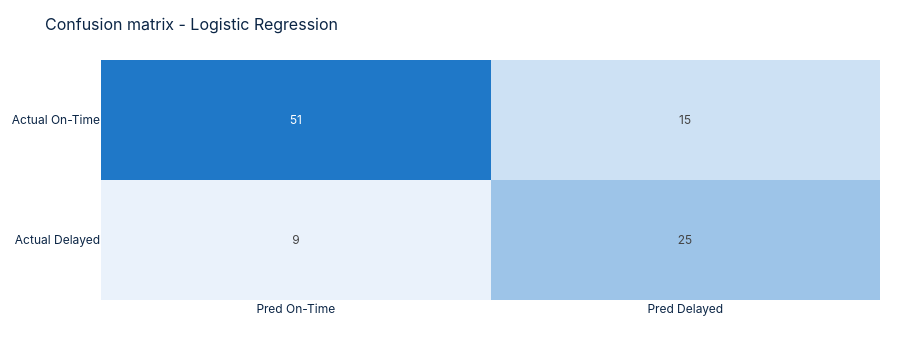
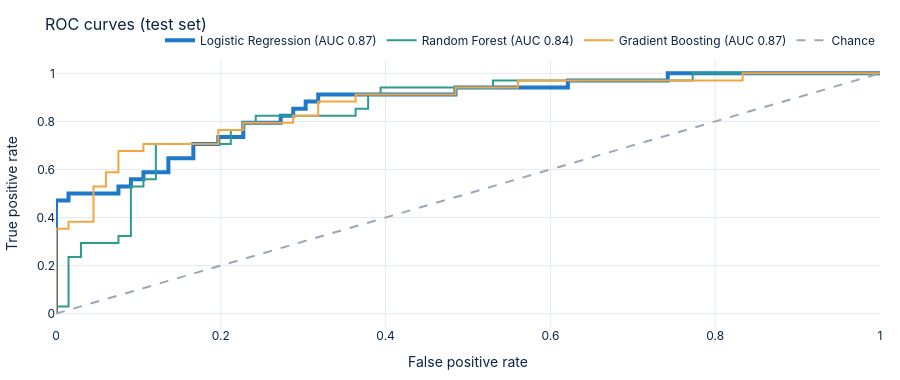
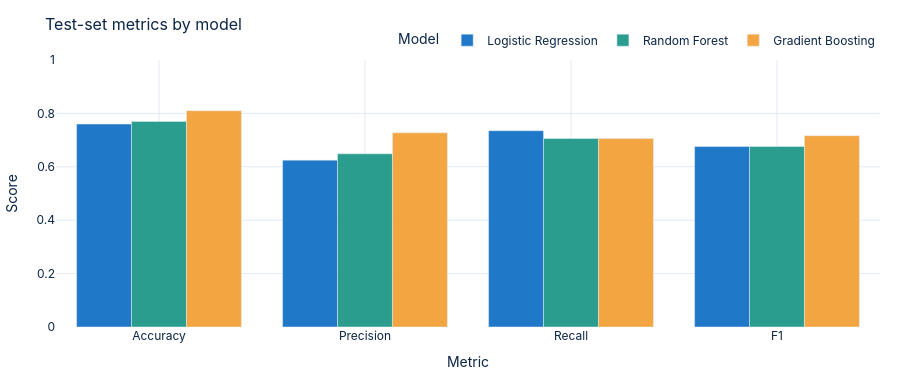

Write notebook code for charts like these, in order.
### Markdown cell above
### Confusion matrix and ROC curves (test set)

### Code cell
confusion_matrix_chart(results[best_name]["test"]["confusion_matrix"], f"Confusion matrix - {best_name}").show()
roc_chart(metrics, highlight=best_name).show()
model_comparison_chart(metrics).show()

### Figure 1 — Plotly figure (JSON) as saved in the notebook; plotly's stock layout.template omitted (floating-point values rounded to 4 significant figures)
{"data": [{"coloraxis": "coloraxis", "hovertemplate": "x: %{x}<br>y: %{y}<br>color: %{z}<extra></extra>", "name": "0", "texttemplate": "%{z}", "type": "heatmap", "x": ["Pred On-Time", "Pred Delayed"], "xaxis": "x", "y": ["Actual On-Time", "Actual Delayed"], "yaxis": "y", "z": [[51, 15], [9, 25]]}], "layout": {"coloraxis": {"autocolorscale": false, "colorscale": [[0.0, "#EAF2FB"], [1.0, "#1F78C8"]], "showscale": false}, "font": {"color": "#0B2545", "family": "Inter, Segoe UI, Arial, sans-serif"}, "height": 340, "legend": {"orientation": "h", "x": 1, "xanchor": "right", "y": 1.02, "yanchor": "bottom"}, "margin": {"b": 40, "l": 30, "r": 20, "t": 60}, "paper_bgcolor": "white", "plot_bgcolor": "white", "title": {"font": {"color": "#0B2545", "size": 16}, "text": "Confusion matrix - Logistic Regression"}, "xaxis": {"anchor": "y", "domain": [0.0, 1.0], "gridcolor": "#E3EAF3", "zeroline": false}, "yaxis": {"anchor": "x", "autorange": "reversed", "domain": [0.0, 1.0], "gridcolor": "#E3EAF3", "zeroline": false}}}

### Figure 2 — Plotly figure (JSON) as saved in the notebook; plotly's stock layout.template omitted (floating-point values rounded to 4 significant figures)
{"data": [{"line": {"color": "#1F78C8", "width": 4}, "mode": "lines", "name": "Logistic Regression (AUC 0.87)", "type": "scatter", "x": [0.0, 0.0, 0.0, 0.0152, 0.0152, 0.0758, 0.0758, 0.0909, 0.0909, 0.1061, 0.1061, 0.1364, 0.1364, 0.1667, 0.1667, 0.197, 0.197, 0.2273, 0.2273, 0.2727, 0.2727, 0.2879, 0.2879, 0.303, 0.303, 0.3182, 0.3182, 0.4848, 0.4848, 0.6212, 0.6212, 0.7424, 0.7424, 1.0], "y": [0.0, 0.0294, 0.4706, 0.4706, 0.5, 0.5, 0.5294, 0.5294, 0.5588, 0.5588, 0.5882, 0.5882, 0.6471, 0.6471, 0.7059, 0.7059, 0.7353, 0.7353, 0.7941, 0.7941, 0.8235, 0.8235, 0.8529, 0.8529, 0.8824, 0.8824, 0.9118, 0.9118, 0.9412, 0.9412, 0.9706, 0.9706, 1.0, 1.0]}, {"line": {"color": "#2A9D8F", "width": 2}, "mode": "lines", "name": "Random Forest (AUC 0.84)", "type": "scatter", "x": [0.0, 0.0, 0.0152, 0.0152, 0.0303, 0.0303, 0.0758, 0.0758, 0.0909, 0.0909, 0.1061, 0.1061, 0.1212, 0.1212, 0.2121, 0.2121, 0.2273, 0.2273, 0.2424, 0.2424, 0.3636, 0.3636, 0.3788, 0.3788, 0.3939, 0.3939, 0.5303, 0.5303, 0.7727, 0.7727, 1.0], "y": [0.0, 0.0294, 0.0294, 0.2353, 0.2353, 0.2941, 0.2941, 0.3235, 0.3235, 0.5294, 0.5294, 0.5588, 0.5588, 0.7059, 0.7059, 0.7647, 0.7647, 0.7941, 0.7941, 0.8235, 0.8235, 0.8529, 0.8529, 0.9118, 0.9118, 0.9412, 0.9412, 0.9706, 0.9706, 1.0, 1.0]}, {"line": {"color": "#F2A541", "width": 2}, "mode": "lines", "name": "Gradient Boosting (AUC 0.87)", "type": "scatter", "x": [0.0, 0.0, 0.0, 0.0152, 0.0152, 0.0455, 0.0455, 0.0606, 0.0606, 0.0758, 0.0758, 0.1061, 0.1061, 0.197, 0.197, 0.2273, 0.2273, 0.2879, 0.2879, 0.3182, 0.3182, 0.3636, 0.3636, 0.4848, 0.4848, 0.5606, 0.5606, 0.8333, 0.8333, 1.0], "y": [0.0, 0.0294, 0.3529, 0.3529, 0.3824, 0.3824, 0.5294, 0.5294, 0.5882, 0.5882, 0.6765, 0.6765, 0.7059, 0.7059, 0.7647, 0.7647, 0.7941, 0.7941, 0.8235, 0.8235, 0.8824, 0.8824, 0.9118, 0.9118, 0.9412, 0.9412, 0.9706, 0.9706, 1.0, 1.0]}, {"line": {"color": "#9AA7B8", "dash": "dash"}, "mode": "lines", "name": "Chance", "type": "scatter", "x": [0, 1], "y": [0, 1]}], "layout": {"font": {"color": "#0B2545", "family": "Inter, Segoe UI, Arial, sans-serif"}, "height": 380, "legend": {"orientation": "h", "x": 1, "xanchor": "right", "y": 1.02, "yanchor": "bottom"}, "margin": {"b": 40, "l": 30, "r": 20, "t": 60}, "paper_bgcolor": "white", "plot_bgcolor": "white", "title": {"font": {"color": "#0B2545", "size": 16}, "text": "ROC curves (test set)"}, "xaxis": {"gridcolor": "#E3EAF3", "title": {"text": "False positive rate"}, "zeroline": false}, "yaxis": {"gridcolor": "#E3EAF3", "title": {"text": "True positive rate"}, "zeroline": false}}}

### Figure 3 — Plotly figure (JSON) as saved in the notebook; plotly's stock layout.template omitted (floating-point values rounded to 4 significant figures)
{"data": [{"alignmentgroup": "True", "hovertemplate": "Model=Logistic Regression<br>Metric=%{x}<br>Score=%{y}<extra></extra>", "legendgroup": "Logistic Regression", "marker": {"color": "#1F78C8", "pattern": {"shape": ""}}, "name": "Logistic Regression", "offsetgroup": "Logistic Regression", "orientation": "v", "showlegend": true, "textposition": "auto", "type": "bar", "x": ["Accuracy", "Precision", "Recall", "F1"], "xaxis": "x", "y": [0.76, 0.625, 0.7353, 0.6757], "yaxis": "y"}, {"alignmentgroup": "True", "hovertemplate": "Model=Random Forest<br>Metric=%{x}<br>Score=%{y}<extra></extra>", "legendgroup": "Random Forest", "marker": {"color": "#2A9D8F", "pattern": {"shape": ""}}, "name": "Random Forest", "offsetgroup": "Random Forest", "orientation": "v", "showlegend": true, "textposition": "auto", "type": "bar", "x": ["Accuracy", "Precision", "Recall", "F1"], "xaxis": "x", "y": [0.77, 0.6486, 0.7059, 0.6761], "yaxis": "y"}, {"alignmentgroup": "True", "hovertemplate": "Model=Gradient Boosting<br>Metric=%{x}<br>Score=%{y}<extra></extra>", "legendgroup": "Gradient Boosting", "marker": {"color": "#F2A541", "pattern": {"shape": ""}}, "name": "Gradient Boosting", "offsetgroup": "Gradient Boosting", "orientation": "v", "showlegend": true, "textposition": "auto", "type": "bar", "x": ["Accuracy", "Precision", "Recall", "F1"], "xaxis": "x", "y": [0.81, 0.7273, 0.7059, 0.7164], "yaxis": "y"}], "layout": {"barmode": "group", "font": {"color": "#0B2545", "family": "Inter, Segoe UI, Arial, sans-serif"}, "height": 380, "legend": {"orientation": "h", "title": {"text": "Model"}, "tracegroupgap": 0, "x": 1, "xanchor": "right", "y": 1.02, "yanchor": "bottom"}, "margin": {"b": 40, "l": 30, "r": 20, "t": 60}, "paper_bgcolor": "white", "plot_bgcolor": "white", "title": {"font": {"color": "#0B2545", "size": 16}, "text": "Test-set metrics by model"}, "xaxis": {"anchor": "y", "domain": [0.0, 1.0], "gridcolor": "#E3EAF3", "title": {"text": "Metric"}, "zeroline": false}, "yaxis": {"anchor": "x", "domain": [0.0, 1.0], "gridcolor": "#E3EAF3", "range": [0, 1], "title": {"text": "Score"}, "zeroline": false}}}
